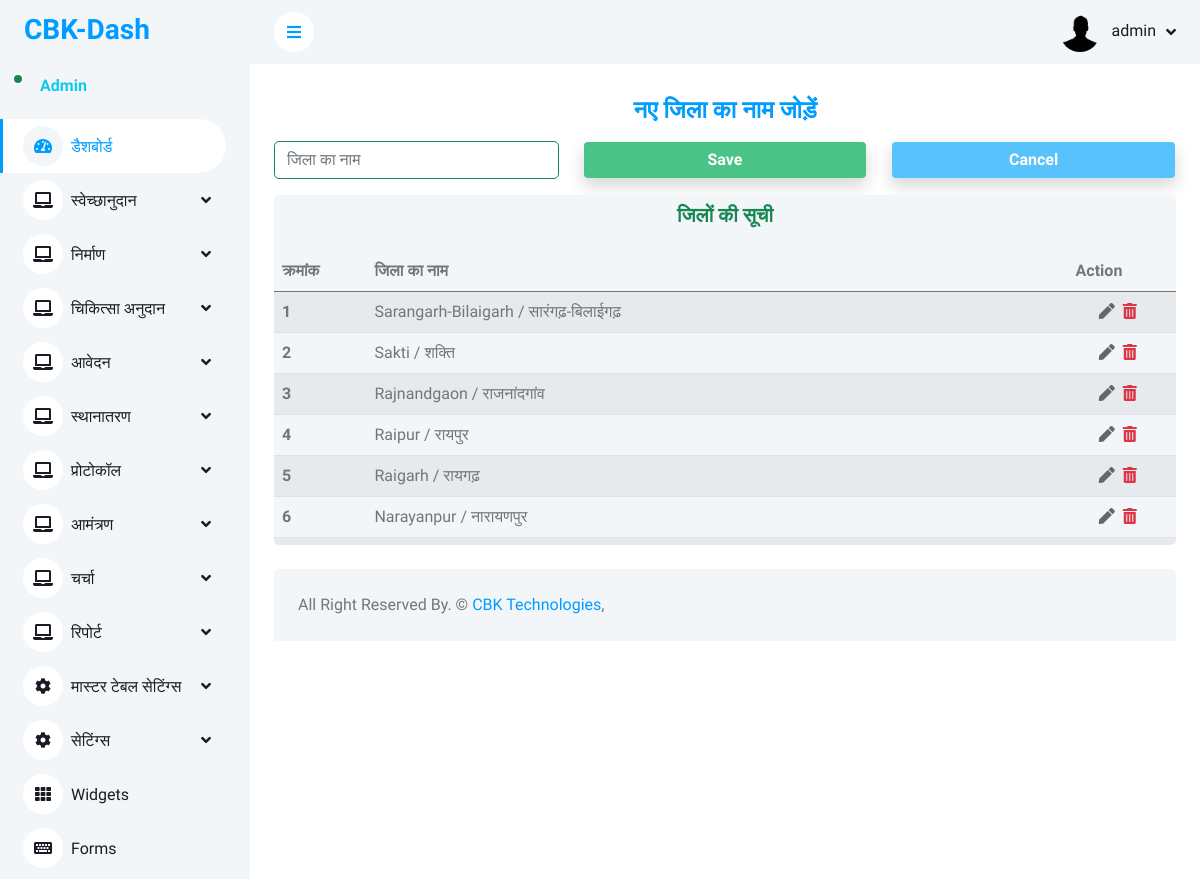
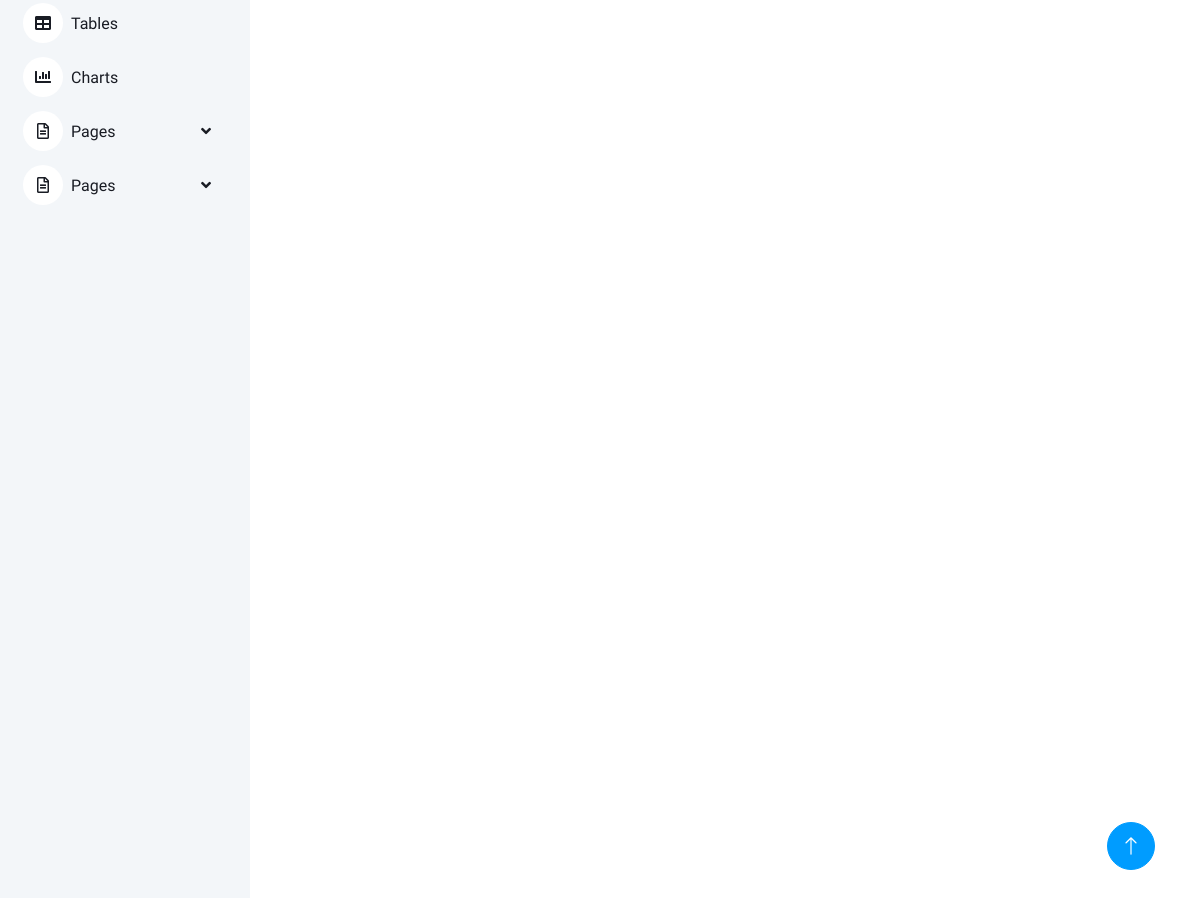
The page /master/district_master.php (signed in) on the database its author committed (2 pictures, top to bottom).
### tables this page shows
CREATE TABLE `district_master` (
  `district_id` int(11) NOT NULL,
  `district_name` varchar(200) NOT NULL
);

### master/district_master.php (the view, shortened to what this page needs)
<?php include('../config/dbconnection.php') ?>
<?php
$tblname = "district_master";
$tblkey = "district_id";
?>
<?php include('../includes/header.php') ?>
<?php include('../includes/sidebar.php') ?>
<?php include('../includes/navbar.php') ?>
<div class="container-fluid pt-4 px-4">
    <form method="post" id="addForm">
     <div class="row text-center align-items-center">
            <h4 class="text-center fw-bolder text-primary mb-3">नए जिला का नाम जोड़ें</h4>
            <div class="col-lg-4 text-center mb-3">
                <input type="text" name="district_name" class="form-control border-success" id="mobile" placeholder="जिला का नाम" required>
            </div>
            <div class="col-lg-4 text-center mb-3">
                <button name="submit" class="form-control text-center text-white btn  text-center shadow" type="submit" style="background-color:#4ac387;"><b>Save</b></button>
            </div>
            <div class="col-lg-4  text-center mb-3">
                <button name="cancel" class="col-lg-4 form-control text-center text-white btn  text-center shadow" type="reset" style="background-color:#57c2fc;"><b>Cancel</b></button>
            </div>
        </div>
    </form>
        <div class="row">
            <div class="col-sm-12 col-lg-12">
                <div class="bg-light rounded table-h">
                    <h5 class="mb-4 text-center mt-2 text-success fw-bolder">जिलों की सूची</h6>
                    <table class="table table-striped">
                        <thead class="head">
                            <tr>
                                <th scope="col">क्रमांक</th>
                                <th scope="col">जिला का नाम</th>
                                <th scope="col">Action</th>
                            </tr>
                        </thead>
                        <tbody>
                            <?php
                            $i = 1;
                            $sql = "SELECT * FROM $tblname ORDER BY $tblkey DESC";
                            $fetch = mysqli_query($conn, $sql);
                            while ($row = mysqli_fetch_array($fetch)) {
                            ?>
                                <tr>
                                    <th scope="row"><?= $i++ ?></th>
                                    <td><?= $row['district_name'] ?></td>
                                    <td class="d-flex justify-content-center flex-row action">
                                    <a href="#" id="switch_edit" class="edit-btn" data-id="<?= $row[$tblkey]; ?>" data-name="<?= htmlspecialchars($row['district_name']); ?>"><i class="fas fa-pen me-2" title="Edit"></i></a>
                                    <a class="text-danger " href="#" onclick="confirmDelete(<?=$row['district_id'];?>, '<?=$tblname; ?>' ,'<?=$tblkey?>')"><i class="fas fa-trash-alt me-2" title="Delete"></i></a>
                                    </td>
                                </tr>
                            <?php } ?>
                        </tbody>
                    </table>
                </div>
            </div>
        </div>
</div>
<?php include('../includes/footer.php'); ?>

### css/style.css (style rules this page uses)
:root { --primary: #009CFF; --light: #F3F6F9; --dark: #191C24; }
.btn { transition: .5s; }
.table-h { overflow-y: scroll; max-height:500px; height:350px }
.action { display:flex; justify-content: center; align-items: center; }
.action a { text-decoration: none; color: #666; transition: color 0.2s ease; }

### rows shown on the page
district_master: district_name "Sarangarh-Bilaigarh / सारंगढ़-बिलाईगढ़"
district_master: district_name "Sakti / शक्ति"
district_master: district_name "Rajnandgaon / राजनांदगांव"
district_master: district_name "Raipur / रायपुर"
district_master: district_name "Raigarh / रायगढ़"
district_master: district_name "Narayanpur / नारायणपुर"

### other values the page prints
$username "admin"
